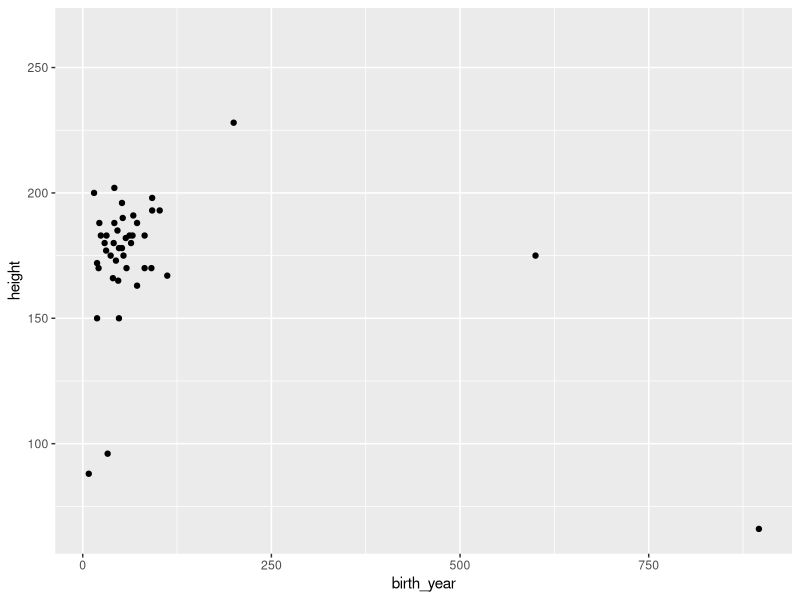
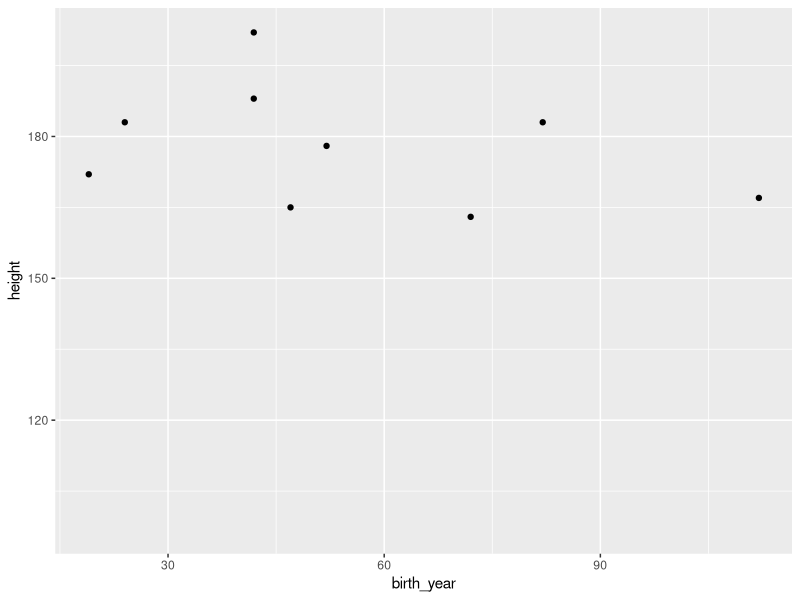

Reproduce these figures in R, in order.
## ---- chunk 1
knitr::opts_chunk$set(echo = TRUE)
library(tidyverse)

## ---- chunk 2
ggplot(data = starwars, aes(x = birth_year, y = height)) +
  geom_point()
## ---- chunk 3
tatooine <- starwars %>% 
  filter(homeworld == "Tatooine")
## ---- chunk 4

ggplot(data = tatooine, aes(x = birth_year, y = height)) +
  geom_point()

